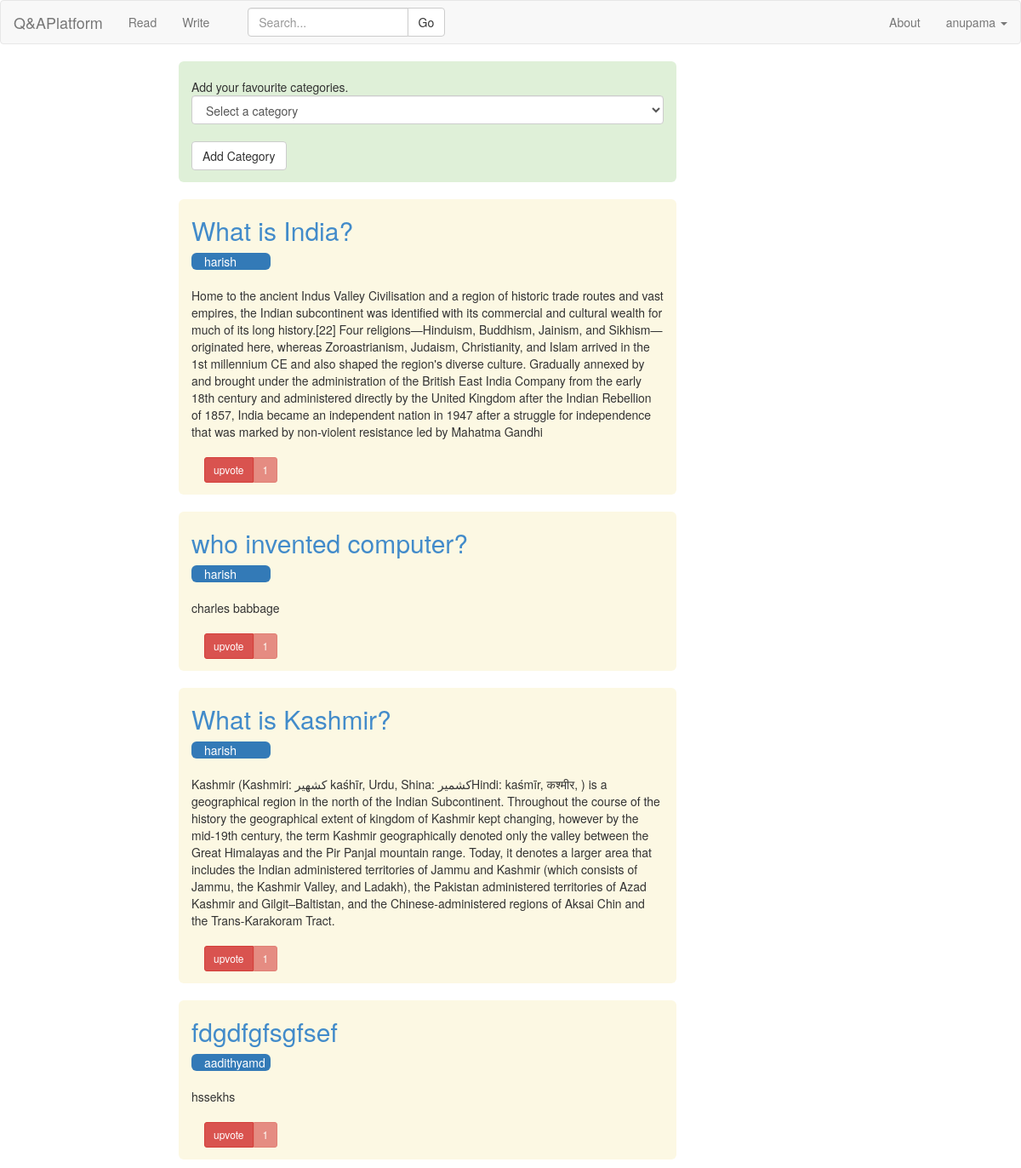
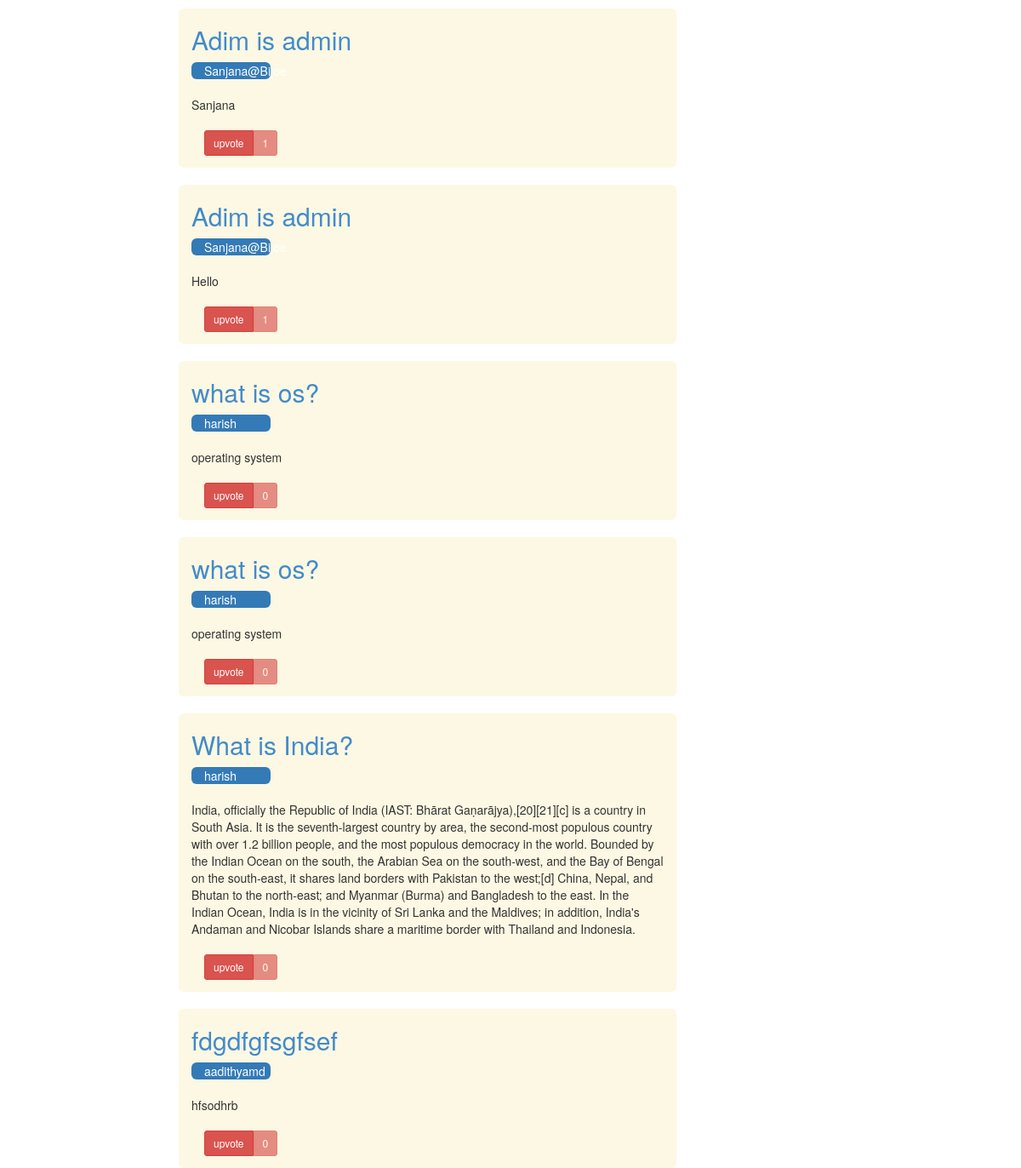
Page /read/ (signed in) on the committed database (2 pictures, top to bottom).
### QA/models.py (models this page shows)
class Answer(models.Model):
	answer_text = models.TextField(blank=False,null=True)
	timestamp = models.DateTimeField(auto_now_add=True, auto_now=False)
	question = models.ForeignKey(Question)
	author = models.ForeignKey(Customuser)
	upvotes = models.IntegerField(default=0)
	faculty_upvote = models.IntegerField(default=0)
	verify = models.BooleanField(default=False)
	def __unicode__(self):
		return self.answer_text

class Question(models.Model):
	question_text = models.TextField(blank=False,null=True)
	follow = models.IntegerField(default=0)
	author = models.ForeignKey(Customuser)
	upload = models.FileField(upload_to='uploads/%Y/%m/%d/',blank=True,null=True) #if null is true then NULL is set if no value
	timestamp = models.DateTimeField(auto_now_add=True, auto_now=False)# but in forms, set blank=True,form can be left.
	updated = models.DateTimeField(auto_now_add=False, auto_now=True)
	category1 = models.ForeignKey(Categories,blank=True,null=True,related_name='category1')
	category2 = models.ForeignKey(Categories,blank=True,null=True,related_name='category2')
	category3 = models.ForeignKey(Categories,blank=True,null=True,related_name='category3')
	category4 = models.ForeignKey(Categories,blank=True,null=True,related_name='category4')
	class Meta:
		ordering = ['follow','-timestamp']
	def __unicode__(self):
		return self.question_text

### QA/views.py (the view)
# urls.py: url(r'^read/$', QA.views.read ,name='read'),
@login_required
def read(request):
	if request.user.is_superuser:
		return HttpResponseRedirect('/accounts/login')
	question_id = 2
	answer_id = 2
	answer = Answer.objects.get(pk = answer_id)
	current_users_upvoted_content = Upvote.objects.filter(upvoted_user=request.user)
	current_users_upvoted_answers = []
	for i in current_users_upvoted_content:
		current_users_upvoted_answers.append(i.answer)
	Cuser = Customuser.objects.get(username=request.user.username)
	print Cuser
	c=Categories.objects.all()
	if request.method == 'POST' and (request.POST.get("submit","") == "upvote" or request.POST.get("submit","") == "upvoted"):
		answer_id = request.POST.get("answer_id","")
		answer = Answer.objects.get(pk=answer_id)
		if Upvote.objects.filter(upvoted_user=Cuser,answer=answer).exists():
			up = Upvote.objects.get(upvoted_user=Cuser,answer=answer)
			up.delete()
			answer.upvotes-=1
			if request.user.is_staff:
				answer.faculty_upvote-=1
			answer.save()
		else:
			vote = Upvote(upvoted_user=Cuser,answer=answer,question=answer.question)
			answer.upvotes+=1
			if request.user.is_staff:
				answer.faculty_upvote+=1
			answer.save()
			vote.save()
		return HttpResponseRedirect('/read')
	if request.POST:
		print request.POST
		if Cuser.category is None:
			a = []
			a.append(int(request.POST.get("category","")))
		else:
			a = ast.literal_eval(Cuser.category)
			b = []
			b.append(int(request.POST.get("category","")))
			a= list(set(a)|set(b))
		Cuser.category = str(a)
		Cuser.save()
	if Cuser.category != None:
		categorylistofuser = ast.literal_eval(Cuser.category)
	else :
		categorylistofuser = []
	Qobjects = []
	for i in categorylistofuser:
		Qobjects += (Question.objects.filter(Q(Q(category1=i) |Q(category2=i)|Q(category3=i)|Q(category4=i))))
	Aobjects = []
	for i in Qobjects:
		Aobjects += Answer.objects.filter(question=i)
	LatestAobjects = []
	onesecond = timedelta(seconds=1)
	for i in Aobjects:
		if (i.timestamp-Cuser.last_login) > onesecond:
			LatestAobjects.append(i)
	LatestAobjects = list(set(LatestAobjects))
	print "Latest Questions"
	LatestQobjects = []
	for i in Qobjects:
		if (i.timestamp-Cuser.last_login) > onesecond:
			LatestQobjects.append(i)
	LatestQobjects = list(set(LatestQobjects))
	print "Latest new Answers in upvoted answer's question"
	Uobjects = Upvote.objects.filter(upvoted_user=Cuser)
	QofUobjects = []
	AofUobjects = []
	for i in Uobjects:
		QofUobjects.append(i.question)
		AofUobjects.append(i.answer)
	print QofUobjects
	othersAofUobjects = []
	otherAofUobjects  = []
	for i in QofUobjects:
		otherAofUobjects += Answer.objects.filter(question=i)
	for i in otherAofUobjects:
		if i not in AofUobjects:
			 othersAofUobjects.append(i)
	print othersAofUobjects
	LatestothersAofUobjects = []
	onesecond = timedelta(seconds=1)
	for i in othersAofUobjects:
		if (i.timestamp-Cuser.last_login) > onesecond:
			LatestothersAofUobjects.append(i)
	LatestothersAofUobjects = list(set(LatestothersAofUobjects))
	print "listing all answers by upvote order"
	JustAobjects = Answer.objects.all().order_by('-upvotes')
	return render(request,'read.html',{"check_upvoted_already":current_users_upvoted_answers,"LatestAobjectslist":LatestAobjects,"LatestQobjectslist":LatestQobjects,
		"LatestothersAofUobjectslist":LatestothersAofUobjects,"categorylist":c,"JustAobjectslist":JustAobjects})

### QA/models.py (called while the page is built)
	def __str__(self):
		return self.username

### broadcasts/context_processors.py (called while the page is built)
def broadcast_message(request):
    return {"broadcast_message": BroadcastMessage.objects.latest()}

### broadcasts/managers.py (called while the page is built)
    def active(self):
        return super(BroadcastManager, self).filter(is_published=True)

    def current(self):
        return self.active().filter(end_time__gte=datetime.now()).filter(
            Q(Q(start_time__lte=datetime.now()) | Q(start_time=None)))

    def latest(self):
        try:
            return self.current().order_by("end_time")[0]
        except IndexError:
            return None

### QA/templates/read.html (shortened to what this page needs)
{% extends 'base.html' %}
{% load crispy_forms_tags %}
{% block read_container %}
<div class="container">
    <div class="row">
        <div class="col-md-6 col-md-offset-2 bg-success img-rounded">
            <br>
            <form action="" method="POST">
            Add your favourite categories.
            <select class="select form-control" id="id_category" name="category">
            <option value="0" selected="selected">Select a category</option>
            </select><br>
            <input class='btn btn-default' type='submit' value='Add Category'/>
            </form>
        </div>
    </div>
{%for answer in JustAobjectslist %}
<br>
<div class="row">
  <div class="col-md-6 bg-warning img-rounded col-md-offset-2">
    <a href="/write/{{answer.question.pk}}"><h2>{{answer.question}}</h2></a>
    <div class="col-xs-2 col-sm-2 bg-primary img-rounded">
    {{answer.author}}
    </div>
    <br>
    <br>
    {{answer}}<br><br>
<div class="col-md-3 ">
    <form method='POST' action=''>
          {% if answer in check_upvoted_already  %}
          <div class="btn-group">
            <input type="submit" name='submit' class="btn btn-default btn-sm " value='upvoted'/>
            <input type="hidden" name="answer_id" value="{{answer.pk}}" />
            <button type="button" class="btn btn-default btn-sm disabled ">{{answer.upvotes}}</button>
          </div>
          {% else %}
          <div class="btn-group">
            <input class='btn btn-danger btn-sm' name='submit' type='submit' value='upvote'/>
            <button class="btn btn-danger btn-sm disabled">{{answer.upvotes}}</button>
          </div>
          {% endif %}
    </form>
</div>
</div>
</div>
{%endfor%}
</div>
{% endblock %}

### QA/templates/navbar.html (shortened to what this page needs)
<nav class="navbar navbar-default" role="navigation">
  <div class="navbar-header">
   <a class="navbar-brand" href="/">Q&amp;APlatform</a>
  </div>
  <div class="collapse navbar-collapse" id="bs-example-navbar-collapse-1">
    <ul class="nav navbar-nav">
      <li><a href="{% url 'read' %}">Read</a></li>
      <li><a href="{% url 'write' %}">Write</a></li>
    </ul>
    <div class="col-sm-3 col-md-3">
        <form class="navbar-form" type="get" action="{% url 'search' %}" >
        <div class="input-group">
            <input id="search_box" type="text" name="search_box"  placeholder="Search..." class="form-control" >
            <div class="input-group-btn">
                <button id="search_submit" class="btn btn-default" type="submit">Go</button>
            </div>
        </div>
        </form>
    </div>
    <ul class="nav navbar-nav navbar-right">
      <li><a href="#">About</a></li>
      <li class="dropdown">
        <a href="#" class="dropdown-toggle" data-toggle="dropdown">{{request.user.first_name}} <b class="caret"></b></a>
      </li>
    </ul>
  </div>
</nav>

### static/our_static/css/navbar-static-top.css (style rules this page uses)
body { min-height: 2000px; }

### rows in the picture
Answer: question "What is India?", author "harish", answer_text "Home to the ancient Indus Valley Civilisation and a region of historic trade routes and vast empires, the Indian subcontinent was identified with its commercial and cultural wealth for much of its long history.[22] Four religions—Hinduism, Buddhism, Jainism, and Sikhism—originated here, whereas Zoroastrianism, Judaism, Christianity, and Islam arrived in the 1st millennium CE and also shaped the region's diverse culture. Gradually annexed by and brought under the administration of the British East India Company from the early 18th century and administered directly by the United Kingdom after the Indian Rebellion of 1857, India became an independent nation in 1947 after a struggle for…", upvotes "1"
Answer: question "who invented computer?", author "harish", answer_text "charles babbage", upvotes "1"
Answer: question "What is Kashmir?", author "harish", answer_text "Kashmir (Kashmiri: كشهير kaśhīr, Urdu, Shina: کشمیرHindi: kaśmīr, कश्मीर, ) is a geographical region in the north of the Indian Subcontinent. Throughout the course of the history the geographical extent of kingdom of Kashmir kept changing, however by the mid-19th century, the term Kashmir geographically denoted only the valley between the Great Himalayas and the Pir Panjal mountain range. Today, it denotes a larger area that includes the Indian administered territories of Jammu and Kashmir (which consists of Jammu, the Kashmir Valley, and Ladakh), the Pakistan administered territories of Azad Kashmir and Gilgit–Baltistan, and the Chinese-administered regions of Aksai Chin and the…", upvotes "1"
Answer: question "fdgdfgfsgfsef", author "aadithyamd", answer_text "hssekhs", upvotes "1"
Answer: question "Adim is admin", author "Sanjana@Bijoe", answer_text "Sanjana", upvotes "1"
Answer: question "Adim is admin", author "Sanjana@Bijoe", answer_text "Hello", upvotes "1"
Answer: question "what is os?", author "harish", answer_text "operating system", upvotes "0"
Answer: question "what is os?", author "harish", answer_text "operating system", upvotes "0"
Answer: question "What is India?", author "harish", answer_text "India, officially the Republic of India (IAST: Bhārat Gaṇarājya),[20][21][c] is a country in South Asia. It is the seventh-largest country by area, the second-most populous country with over 1.2 billion people, and the most populous democracy in the world. Bounded by the Indian Ocean on the south, the Arabian Sea on the south-west, and the Bay of Bengal on the south-east, it shares land borders with Pakistan to the west;[d] China, Nepal, and Bhutan to the north-east; and Myanmar (Burma) and Bangladesh to the east. In the Indian Ocean, India is in the vicinity of Sri Lanka and the Maldives; in addition, India's Andaman and Nicobar Islands share a maritime border with Thailand and Indonesia.", upvotes "0"
Answer: question "fdgdfgfsgfsef", author "aadithyamd", answer_text "hfsodhrb", upvotes "0"

### other values in the picture
{{ request.user.first_name }} "anupama"
